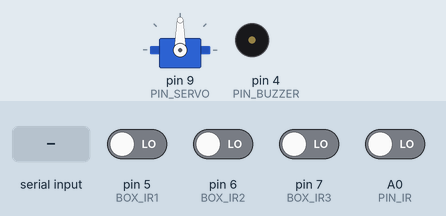
This sketch was run on a simulated Arduino Uno, built with avr-gcc and run on an emulated ATmega328P. Parts: servo, buzzer (waves = sounding). The inputs (shaded band) are chosen by the test bench; at power-on: A0 (PIN_IR), pin 5 (BOX_IR1), pin 6 (BOX_IR2), pin 7 (BOX_IR3) LOW. What the sketch prints to the serial monitor is not drawn.

Above: at 1.7 s.
1.8 s: "90,45\n" received over Serial
At 2.71 s:
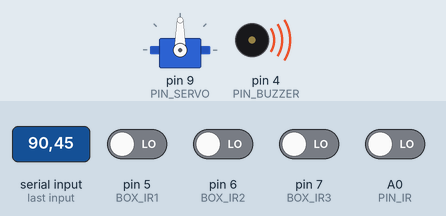
4.3 s: pin 5 (BOX_IR1) driven HIGH and A0 (PIN_IR) driven HIGH
7.3 s: A0 (PIN_IR) driven LOW
At 8.5 s:
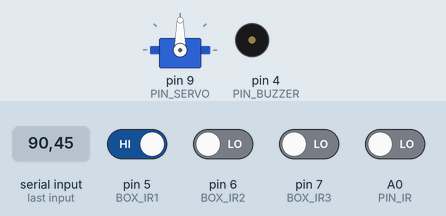
Timing chart, 0 to 16.3 s (numbered marks = the images above; inputs shaded):
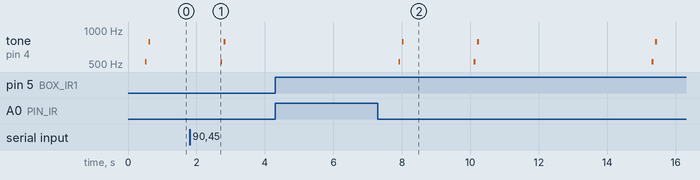

Measured:
- after the input at 1.8 s, tone on pin 4 (PIN_BUZZER): silent → 523 Hz after 0.90 s, → silent 0.05 s later, → 784 Hz 0.05 s later, → silent 0.05 s later
- after the input at 4.3 s, every drawn part: stays the same
- after the input at 7.3 s, tone on pin 4 (PIN_BUZZER): plays 523 Hz for 0.05 s, 784 Hz for 0.05 s, 523 Hz for 0.05 s, 784 Hz for 0.05 s, 523 Hz for 0.05 s, 784 Hz for 0.05 s, starting after 0.60 s

The sketch:

conveyer_belt_2.ino
```cpp
/**
   스마트 팩토리 컨베이어벨트 최종 예제

   DC모터 : 레일을 움직임
   서보모터 : 제품을 색상에 따라 분류
   적외선 IR센서 : 물품이 적재됨을 감지.
   컬러센서 : 색상을 아두이노에 전달. 해당 값에 따라 서보모터의 각도가 결정
   RGB : 측정된 제품의 색상을 표시
   적외선 센서 : 물품이 상자에 들어갔을 때 감지
   LED : 물품이 상자에 들어갔을 때 켜짐

   동작 순서
   1. 컨베이어 벨트 레일 작동
   2. 적외선 센서로부터 레일에 제품이 적재됨을 감지하면 일시 정지
   3. 레일이 컬러 센서까지 움직이기 시작
   4. 컬러센서에서 정지 후 해당 제품의 색상을 분석
   5. 색상 분석에 따른 결론에 따라 R, G, B가 결정되고, 해당되는 곳으로 서보모터가 동작
   6. 레일이 다시 움직이며 서보모터가 가리키는 방향으로 제품 분류
   7. 물품이 상자에 들어가면 해당 상자의 적외선 센서가 감지하고 LED가 켜짐
*/

/* 라이브러리 불러오기 */
#include <Servo.h>              // 서보모터 라이브러리 불러오기
#include <Wire.h>               // I2C 통신에 사용되는 라이브러리

/* 상수 선언 : 핀 번호, 속도제어, 서보모터의 각도*/
#define PIN_DC_DIRECTION 13  // DC모터(레일) 방향을 정하는 핀(현재 B모터 사용)
#define PIN_DC_SPEED 11      // DC모터(레일) 속도를 정하는 핀(현재 B모터 사용)
#define PIN_SERVO 9          // 서보모터 연결 핀
#define PIN_IR A0            // 적외선 IR센서 연결 핀
#define PIN_BUZZER 4         // 부저 핀

// 상자에 부착된 적외선 센서 핀
#define BOX_IR1 5
#define BOX_IR2 6
#define BOX_IR3 7

#define POS_RED 90   // 빨간 색 제품을 분류할 서보모터의 각도
#define POS_GREEN 120  // 초록 색 제품을 분류할 서보모터의 각도
#define POS_BLUE 150    // 파란 색 제품을 분류할 서보모터의 각도

/* 변수 선언 : HW객체, 측정값, 기타 변수, ...*/
Servo servo;
int railSpeed = 120;               // 레일 기본 속도, 초기값은 160
int value = 0;

void setup() {
  Serial.begin(9600);
  /* 모터 설정 */
  pinMode(PIN_DC_DIRECTION, OUTPUT);     // dc모터의 방향을 제어하는 핀을 output으로 설정
  digitalWrite(PIN_DC_DIRECTION, HIGH);  // 방향은 전진. 의도한 방향과 반대일 경우 HIGH -> LOW로 변경
  analogWrite(PIN_DC_SPEED, railSpeed);  // 레일 작동 시작
  servo.attach(PIN_SERVO);               // 서보모터를 아두이노와 연결
  servo.write(90);                        // 초기 서보모터가 가리키는 각도는 0도
  delay(500);                            // 서보모터가 완전히 동작을 끝낸 후 detach를 위해 delay를 부여
  servo.detach();                        // 서보모터와 아두이노 분리

  /* 적외선 센서 설정 */
  pinMode(PIN_IR, INPUT);  // 적외선 센서 핀을 INPUT으로 설정
  pinMode(PIN_BUZZER, OUTPUT); // 부저 핀을 OUTPUT으로 설정

  // 상자 적외선 센서와 LED 설정
  pinMode(BOX_IR1, INPUT);
  pinMode(BOX_IR2, INPUT);
  pinMode(BOX_IR3, INPUT);


  Serial.println("공정 시작");
}

void loop() {
  /* 제품 적재여부 확인 */
  if (digitalRead(PIN_IR) == HIGH) {                          // 적외선 센서는 물건 감지 시 LOW값을 전달. HIGH라는 것은 감지되지 않았음
    Serial.println("UnDetected");
    analogWrite(PIN_DC_SPEED, railSpeed);  // 레일 작동 계속
    return;                                                 // loop에 대한 return문장은 그 즉시 loop문을 종료하고, 처음부터 loop을 시작하게 함
  }
  else if (digitalRead(PIN_IR) == LOW){
    Serial.println("Detected");

    analogWrite(PIN_DC_SPEED, railSpeed);                               // 적외선 센서에서 제품을 감지하여 일시 정지
    toneDetected();                                             // 감지되었을 때 나오는 소리를 부저에 출력
    delay(2000);                                                // 2초간 정지
    analogWrite(PIN_DC_SPEED, railSpeed - 20);                  // 레일을 컬러센서까지 움직이기 시작

    while (value < 1) {                                         // do-while 반복문을 사용하면 최초 1회는 반드시 실행됨
      if (Serial.available()) {                                 // 시리얼 모니터에 값이 입력되었다면
        value = Serial.parseInt();
        Serial.println(value);
        break;
      }
    }

    analogWrite(PIN_DC_SPEED, 0);                               // 컬러 센서에서 일시 정지
    toneDetected();                                             // 감지되었을 때 나오는 소리를 부저에 출력
    delay(1500);                                                // 1.5초 간 레일 대기

    servo.attach(PIN_SERVO);                                    // 서보모터를 아두이노와 연결
    if (value == 2) {                                           // 빨간 색 제품
      servo.write(POS_RED);                                     // 서보모터를 빨간 색 제품 분류방향으로 회전
    } else if (value == 4) {                                    // 초록 색 제품
      servo.write(POS_GREEN);                                   // 서보모터를 초록 색 제품 분류방향으로 회전
    } else if (value == 6) {                                    // 파란 색 제품
      servo.write(POS_BLUE);                                    // 서보모터를 파란 색 제품 분류방향으로 회전
    }
    delay(1500);                                                // 측정 결과 표기 후 1.5초 간 레일 대기
    servo.detach();                                             // 서보모터와 아두이노 연결 해제
    analogWrite(PIN_DC_SPEED, railSpeed - 10);                  // 레일 작동 시작
    delay(1000);                                                // 다음 제품은 1초 뒤부터 인식 가능
  }

  // 상자에 물품이 들어갔는지 확인
  checkBoxSensors();
  delay(1000);
}

/* 적외선 센서, 색상감지 센서에서 물체를 감지했을 때 나오는 소리를 출력 */
void toneDetected() {
  tone(PIN_BUZZER, 523, 50);  // '도'에 해당. 0.05초간 출력
  delay(100);        // 0.1초간 대기(출력시간 0.05초 + 대기시간 0.05초 = 0.1초)
  tone(PIN_BUZZER, 784, 50);  // '미'에 해당. 0.05초간 출력
  delay(100);        // 0.1초간 대기(출력시간 0.05초 + 대기시간 0.05초 = 0.1초)
}

// 상자에 물품이 들어갔는지 확인하는 함수
void checkBoxSensors() {
  if (digitalRead(BOX_IR1) == LOW) { // 상자 1에 물품이 들어갔을 때
    Serial.println("Item detected in Box 1");
  }

  if (digitalRead(BOX_IR2) == LOW) { // 상자 2에 물품이 들어갔을 때
    Serial.println("Item detected in Box 2");
  }

  if (digitalRead(BOX_IR3) == LOW) { // 상자 3에 물품이 들어갔을 때
    Serial.println("Item detected in Box 3");
  }
}
```
